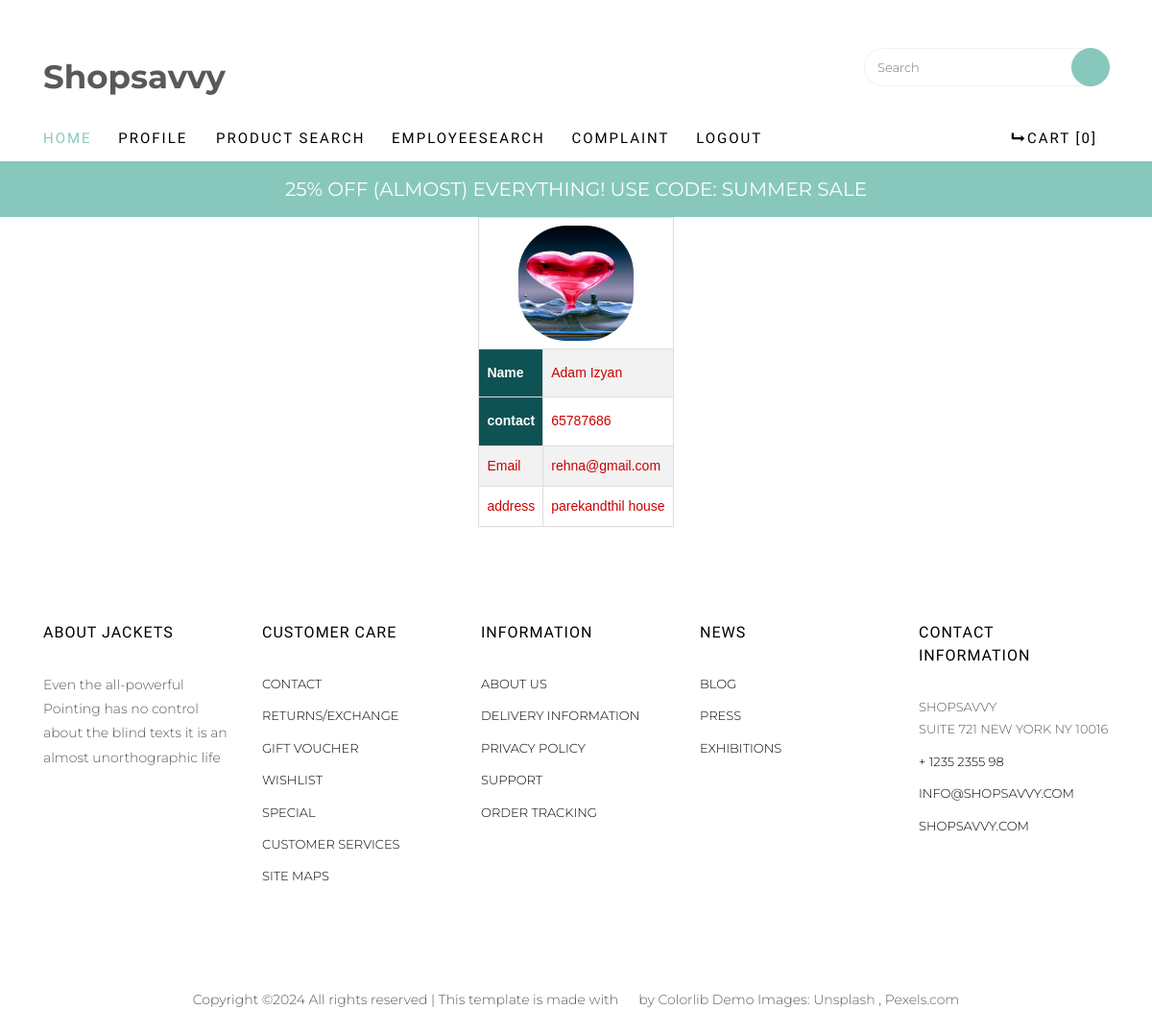
/User/MyProfile/ (signed in), run on the app's committed database.
### Admin/models.py (models this page shows)
class tbl_newuser(models.Model):
    newuser_name=models.CharField(max_length=50)
    newuser_contact=models.CharField(max_length=50)
    newuser_email=models.CharField(max_length=50)
    newuser_address=models.CharField(max_length=50)
    newuser_photo=models.FileField(upload_to="newuser_imgs/")
    newuser_proof=models.FileField(upload_to="newuser_imgs/")
    newuser_password=models.CharField(max_length=50)

### User/views.py (the view)
# urls.py: path('MyProfile/',views.Myprofile,name="MyProfile"),
def Myprofile(request):
  if 'uid' in request.session:
    userdata=tbl_newuser.objects.get(id=request.session["uid"])
    return render(request,"user/MyProfile.html",{'USER':userdata})
  else:
    return redirect('webguest:login')

### User/Templates/User/Myprofile.html (shortened to what this page needs)
{% extends 'User/Head.html' %}
{% load static %}
{% block content %}
<!DOCTYPE html>
<html lang="en">
<head>
</head>
<body>
    <form method="POST" enctype="multipart/form-data">
        <table border="1" align="center">
            <tr>
                <td align="center" colspan="2"><img src="{{USER.newuser_photo.url}}" alt="{{USER.newuser_photo.url}}" width="120px" height="120px" style="border-radius: 50px;"></td>
            </tr>
        <tr>
            <th>Name</th>
           <td>{{USER.newuser_name}}</td>
        </tr>
        <tr>
            <th>contact</th>
            <td>{{USER.newuser_contact}}</td>
        </tr>
        <tr>
            <td>Email</td>
            <td>{{USER.newuser_email}}
            </td>
         </tr>
         <tr>
            <td>address</td>
          <td>{{USER.newuser_address}} </td>
        </tr>
</table>
</form>
</body>
</html>
{% endblock content %}

### Guest/static/form.css (style rules this page uses)
#tab td, #tab th { border: 1px solid #ddd; padding: 8px; color: #C00; }
#tab tr:nth-child(even) { background-color: #f2f2f2; }
#tab th { padding-top: 12px; padding-bottom: 12px; text-align: left; background-color: #0f5254; color: white; }

### data on the page
tbl_newuser: newuser_photo (picture), newuser_name "Adam Izyan", newuser_contact "65787686", newuser_email "rehna@gmail.com", newuser_address "parekandthil house"
